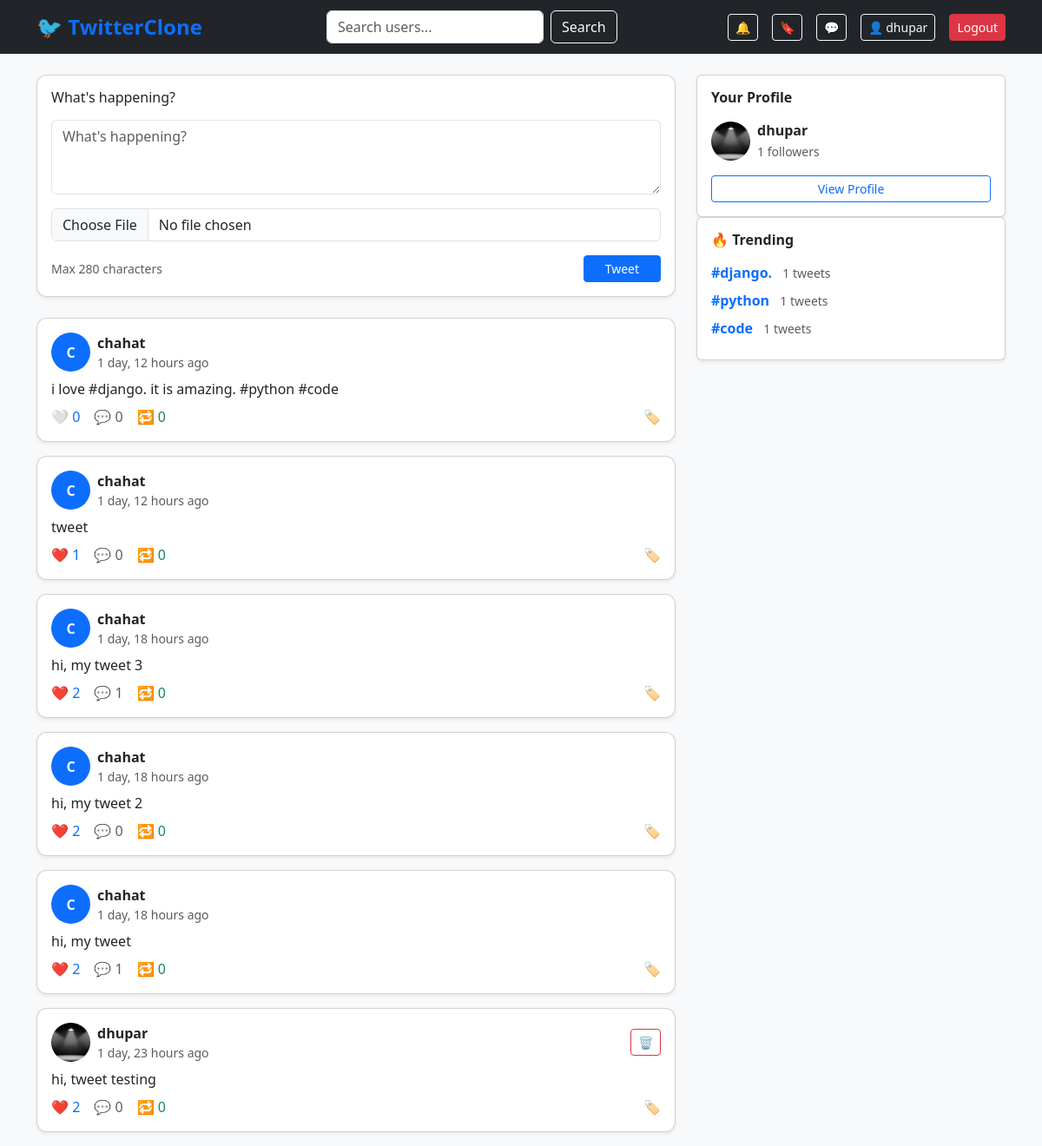
The app's page / (signed in) with its own data.
### twitter/models.py (models this page shows, shortened)
class Tweet(models.Model):
    user    = models.ForeignKey(User, on_delete=models.CASCADE)
    content = models.TextField(max_length=280)
    image   = models.ImageField(upload_to='tweets/', blank=True, null=True)
    likes   = models.ManyToManyField(User, related_name='liked_tweets', blank=True)
    is_retweet    = models.BooleanField(default=False)
    original_tweet = models.ForeignKey(
        'self',
        on_delete=models.CASCADE,
        null=True,
        blank=True,
        related_name='retweets'
    )
    created_at = models.DateTimeField(auto_now_add=True)
    def get_likes_count(self):
        return self.likes.count()
    def get_retweet_count(self):
        return self.retweets.count()
    class Meta:
        ordering = ['-created_at']

class Profile(models.Model):
    user = models.OneToOneField(User, on_delete=models.CASCADE)
    bio = models.TextField(blank=True, null=True)
    profile_picture = models.ImageField(
        upload_to='profiles/',
        blank=True,
        null=True
    )
    followers = models.ManyToManyField(
        User,
        related_name='following',
        blank=True
    )
    created_at = models.DateTimeField(auto_now_add=True)
    def get_followers_count(self):
        return self.followers.count()

class Hashtag(models.Model):
    name   = models.CharField(max_length=100, unique=True)
    tweets = models.ManyToManyField(Tweet, related_name='hashtags', blank=True)
    def get_tweet_count(self):
        return self.tweets.count()

### twitter/views.py (the view, shortened to what this page needs)
# urls.py: path('', views.feed, name='feed'),
@login_required(login_url='login')
def feed(request):
    try:
        profile = Profile.objects.get(user=request.user)
        following_users = profile.followers.all()
    except Profile.DoesNotExist:
        Profile.objects.create(user=request.user)
        following_users = []
    tweets = Tweet.objects.filter(
        user__in=list(following_users) + [request.user]
    )
    bookmarked_ids = Bookmark.objects.filter(
        user=request.user
    ).values_list('tweet_id', flat=True)
    trending = Hashtag.objects.annotate(
        tweet_count=Count('tweets')
    ).order_by('-tweet_count')[:5]
    form = TweetForm()
    return render(request, 'twitter/feed.html', {
        'tweets'       : tweets,
        'form'         : form,
        'trending'     : trending,
        'bookmarked_ids': bookmarked_ids,   # ← add this
    })

### twitter/forms.py
class TweetForm(forms.ModelForm):
    class Meta:
        model = Tweet
        fields = ['content', 'image']
    def __init__(self, *args, **kwargs):
        super().__init__(*args, **kwargs)
        self.fields['content'].widget.attrs.update({
            'class': 'form-control',
            'placeholder': "What's happening?",
            'rows': 3,
            'maxlength': 280
        })
        self.fields['image'].widget.attrs.update({
            'class': 'form-control'
        })

### twitter/context_processors.py (called while the page is built)
def notifications_count(request):
    if request.user.is_authenticated:
        unread_count = Notification.objects.filter(
            recipient=request.user,
            is_read=False
        ).count()
        return {'unread_notifications': unread_count}
    return {'unread_notifications': 0}

### templates/twitter/feed.html (shortened to what this page needs)
{% extends 'base.html' %}
{% block content %}
<div class="row">
    <div class="col-md-8">
        <div class="card shadow-sm tweet-card mb-4">
            <div class="card-body">
                <h6 class="mb-3">What's happening?</h6>
                <form method="POST" enctype="multipart/form-data">
                    {% for field in form %}
                    <div class="mb-3">
                        {{ field }}
                    </div>
                    {% endfor %}
                    <div class="d-flex justify-content-between align-items-center">
                        <small class="text-muted">Max 280 characters</small>
                        <button type="submit" class="btn btn-primary btn-sm px-4">
                            Tweet
                        </button>
                    </div>
                </form>
            </div>
        </div>
        {% if tweets %}
            {% for tweet in tweets %}
            <div class="card shadow-sm tweet-card">
                <div class="card-body">
                    <div class="d-flex align-items-center mb-2">
                        {% if tweet.user.profile.profile_picture %}
                            <img src="{{ tweet.user.profile.profile_picture.url }}"
                                 class="profile-img me-2"
                                 alt="{{ tweet.user.username }}">
                        {% else %}
                            <div class="profile-img me-2 bg-primary d-flex
                                        align-items-center justify-content-center
                                        text-white fw-bold">
                                {{ tweet.user.username|first|upper }}
                            </div>
                        {% endif %}
                        <div>
                            <a href="{% url 'profile' tweet.user.username %}"
                               class="fw-bold text-dark text-decoration-none">
                               {{ tweet.user.username }}
                            </a>
                            <small class="text-muted d-block">
                                {{ tweet.created_at|timesince }} ago
                            </small>
                        </div>
                        {% if tweet.user == request.user %}
                            <a href="{% url 'delete_tweet' tweet.id %}"
                               class="btn btn-sm btn-outline-danger ms-auto">
                               🗑
                            </a>
                        {% endif %}
                    </div>
                    <p class="mb-2">{{ tweet.content }}</p>
                    <div class="d-flex align-items-center gap-3">
                        <a href="{% url 'like_tweet' tweet.id %}"
                        class="text-decoration-none">
                            {% if request.user in tweet.likes.all %}
                                ❤️ {{ tweet.get_likes_count }}
                            {% else %}
                                🤍 {{ tweet.get_likes_count }}
                            {% endif %}
                        </a>
                        <a href="{% url 'tweet_detail' tweet.id %}"
                        class="text-decoration-none text-muted">
                            💬 {{ tweet.comment_set.count }}
                        </a>
                        {% if not tweet.is_retweet %}
                            <a href="{% url 'retweet' tweet.id %}"
                            class="text-decoration-none text-success">
                                🔁 {{ tweet.get_retweet_count }}
                            </a>
                        {% endif %}
                        <a href="{% url 'bookmark_tweet' tweet.id %}"
                        class="text-decoration-none ms-auto">
                            {% if tweet.id in bookmarked_ids %}
                                🔖
                            {% else %}
                                🏷️
                            {% endif %}
                        </a>
                    </div>
                </div>
            </div>
            {% endfor %}
        {% endif %}
    </div>
    <div class="col-md-4">
        <div class="card shadow-sm">
            <div class="card-body">
                <h6 class="fw-bold mb-3">Your Profile</h6>
                <div class="d-flex align-items-center">
                    {% if request.user.profile.profile_picture %}
                        <img src="{{ request.user.profile.profile_picture.url }}"
                             class="profile-img me-2"
                             alt="{{ request.user.username }}">
                    {% else %}
                        <div class="profile-img me-2 bg-primary d-flex
                                    align-items-center justify-content-center
                                    text-white fw-bold">
                            {{ request.user.username|first|upper }}
                        </div>
                    {% endif %}
                    <div>
                        <p class="fw-bold mb-0">{{ request.user.username }}</p>
                        <small class="text-muted">
                            {{ request.user.profile.get_followers_count }}
                            followers
                        </small>
                    </div>
                </div>
                <div class="d-grid mt-3">
                    <a href="{% url 'profile' request.user.username %}"
                       class="btn btn-outline-primary btn-sm">
                       View Profile
                    </a>
                </div>
            </div>
        </div>
        <div class="card shadow-sm">
            <div class="card-body">
                <h6 class="fw-bold mb-3">🔥 Trending</h6>
                {% if trending %}
                    {% for hashtag in trending %}
                    <a href="{% url 'hashtag_tweets' hashtag.name %}"
                    class="text-decoration-none d-block mb-2">
                        <span class="text-primary fw-bold">#{{ hashtag.name }}</span>
                        <small class="text-muted ms-2">
                            {{ hashtag.get_tweet_count }} tweets
                        </small>
                    </a>
                    {% endfor %}
                {% else %}
                    <p class="text-muted small">
                        No trending hashtags yet. Use #hashtag in tweets!
                    </p>
                {% endif %}
            </div>
        </div>
    </div>
</div>
{% endblock %}

### templates/base.html (shortened to what this page needs)
<!DOCTYPE html>
<html lang="en">
<head>
    <link href="https://cdn.jsdelivr.net/npm/bootstrap@5.3.0/dist/css/bootstrap.min.css" rel="stylesheet">
</head>
<body>
    <nav class="navbar navbar-expand-lg navbar-dark bg-dark sticky-top">
        <div class="container">
            <a class="navbar-brand text-primary" href="{% url 'feed' %}">🐦 TwitterClone</a>
            <form class="d-flex mx-auto" method="GET" action="{% url 'search' %}">
                <input class="form-control me-2" type="search" name="q"
                       placeholder="Search users..."
                       value="{{ request.GET.q }}"
                       style="width:250px;">
                <button class="btn btn-outline-light" type="submit">Search</button>
            </form>
            <div class="d-flex align-items-center gap-3">
                {% if user.is_authenticated %}
                <a href="{% url 'notifications' %}" class="btn btn-outline-light btn-sm position-relative">
                    🔔
                </a>
                <a href="{% url 'bookmarks' %}" class="btn btn-outline-light btn-sm">🔖</a>
                <a href="{% url 'inbox' %}" class="btn btn-outline-light btn-sm">💬</a>
                <a href="{% url 'profile' user.username %}" class="btn btn-outline-light btn-sm">
                    👤 {{ user.username }}
                </a>
                <a href="{% url 'logout' %}" class="btn btn-danger btn-sm">Logout</a>
                {% else %}
                    <a href="{% url 'login' %}" class="btn btn-outline-light btn-sm">Login</a>
                    <a href="{% url 'register' %}" class="btn btn-primary btn-sm">Register</a>
                {% endif %}
            </div>
        </div>
    </nav>
    <div class="container mt-4">
        {% block content %}
        {% endblock %}
    </div>
</body>
</html>

### templates/base.html (style rules this page uses)
body { background-color: #f8f9fa; }
.navbar-brand { font-weight: 900; font-size: 1.5rem; }
.tweet-card { border-radius: 12px; margin-bottom: 1rem; }
.profile-img { width: 45px; height: 45px; border-radius: 50%; object-fit: cover; }

### records on screen
Tweet: user.username|first "C", user.username "chahat", created_at "1 day, 12 hours", content "i love #django. it is amazing. #python #code", get_likes_count "0", comment_set.count "0", get_retweet_count "0"
Tweet: user.username|first "C", user.username "chahat", created_at "1 day, 12 hours", content "tweet", get_likes_count "1", comment_set.count "0", get_retweet_count "0"
Tweet: user.username|first "C", user.username "chahat", created_at "1 day, 18 hours", content "hi, my tweet 3", get_likes_count "2", comment_set.count "1", get_retweet_count "0"
Tweet: user.username|first "C", user.username "chahat", created_at "1 day, 18 hours", content "hi, my tweet 2", get_likes_count "2", comment_set.count "0", get_retweet_count "0"
Tweet: user.username|first "C", user.username "chahat", created_at "1 day, 18 hours", content "hi, my tweet", get_likes_count "2", comment_set.count "1", get_retweet_count "0"
Tweet: user.profile.profile_picture (picture), user.username "dhupar", created_at "1 day, 23 hours", content "hi, tweet testing", get_likes_count "2", comment_set.count "0", get_retweet_count "0"
Hashtag: name "django.", get_tweet_count "1"
Hashtag: name "python", get_tweet_count "1"
Hashtag: name "code", get_tweet_count "1"

### other values on screen
{{ user.username }} "dhupar"
{{ request.user.username }} "dhupar"
{{ request.user.profile.get_followers_count }} "1"
